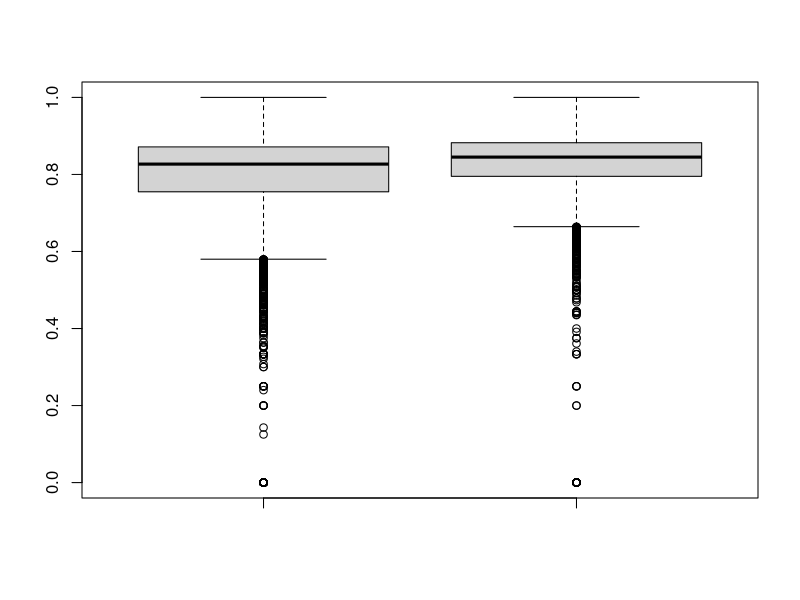
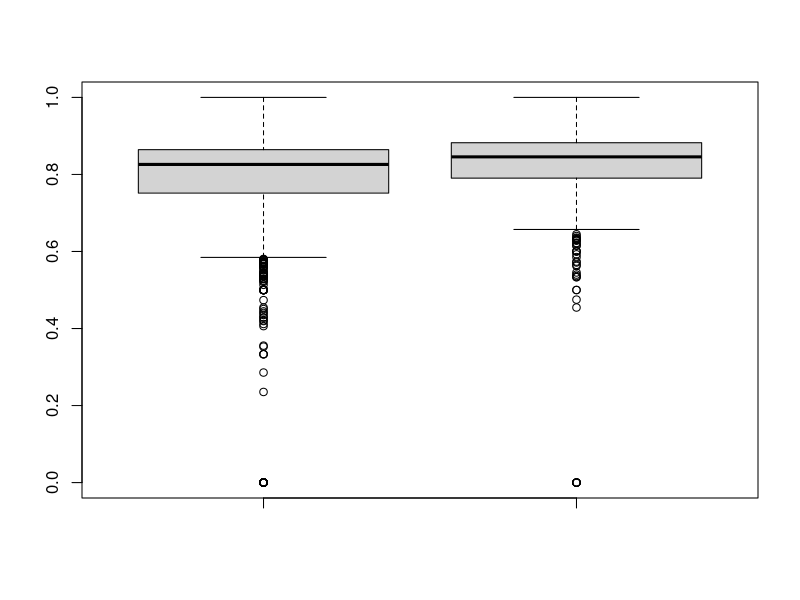
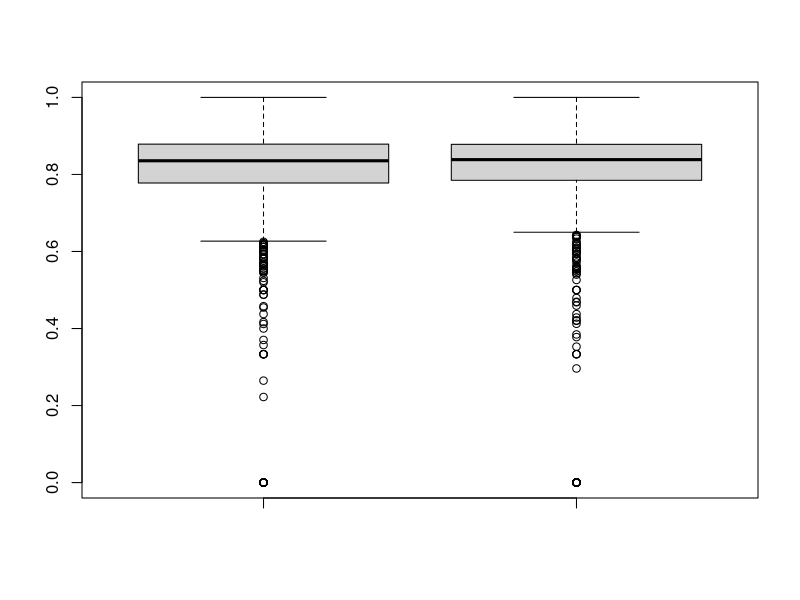
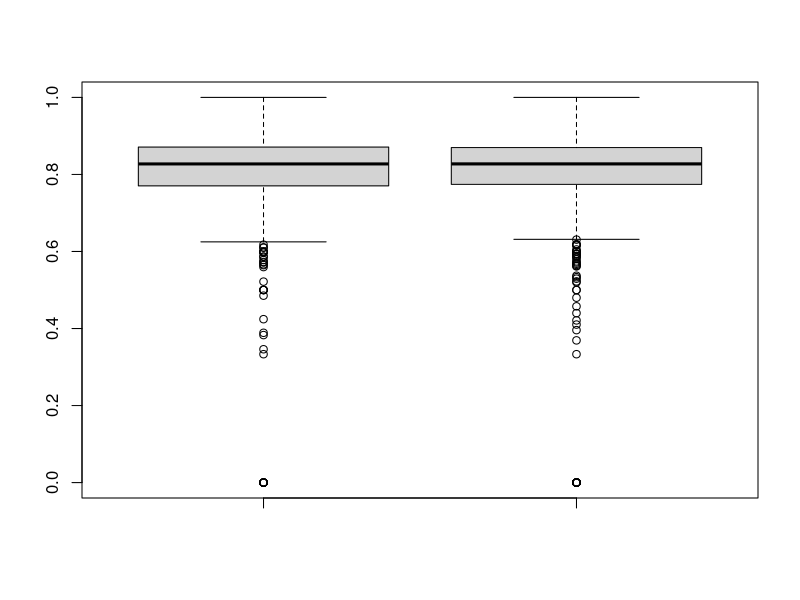

The R source for these figures, in order:
########################
## SANER2015 RQ2
## @author:Yuki Ueda
## @createdOn:2015/10/20
########################


### Set data
num <- data.frame() # Init

# Input csv
num <- read.csv("CSVdata_oss/numOfPatchsets_qt_2.csv"
                 ,sep=",", header=TRUE)

### number of patchset's voting(+1, -1) is 1
index_1 <- list(data.frame(), data.frame()) # first vote is like or dislike
index_2 <- list(index_1, index_1) # second vote is like or dislike
index <- list(index_2,index_2)

for(i in 1:nrow(num)){
  Id = num$ReviewId[i]
  CIndex = num$CommentIndex[i]      # CommentIndex
  if(CIndex==1){
    if(num$VotingScore[i] == 1){
      vote1 = 1
    }else{
      vote1 = 2
    }
    next
  }


  if(num$VotingScore[i] == 1){
    vote2 = 1
  }else{
    vote2 = 2
  }

  index[[vote1]][[vote2]][[1]] <- rbind(index[[vote1]][[vote2]][[1]], num[i-1,])
  index[[vote1]][[vote2]][[2]] <- rbind(index[[vote1]][[vote2]][[2]], num[i,])
}

# Output to PDF file
for(i in index){
  for(j in i){ # first Comment
    value1 = j[[1]]$CurrentPar
    value2 = j[[2]]$CurrentPar
    name = paste("QT_2_", j[[1]]$VotingScore[1], j[[2]]$VotingScore[1], "_",length(value1),sep = "")
    pdf(paste("OSS_pdf/",name,".pdf",sep=""))
    boxplot(value1, value2, ylim=c(0,1))
    print(name)
  }
}
